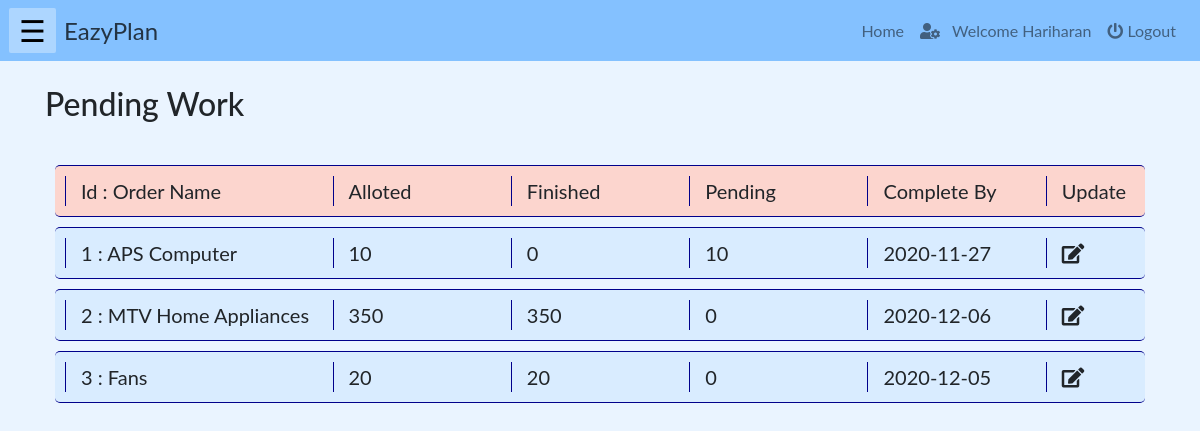
Page /php/pendingwork.php (signed in) on the earlier database version.
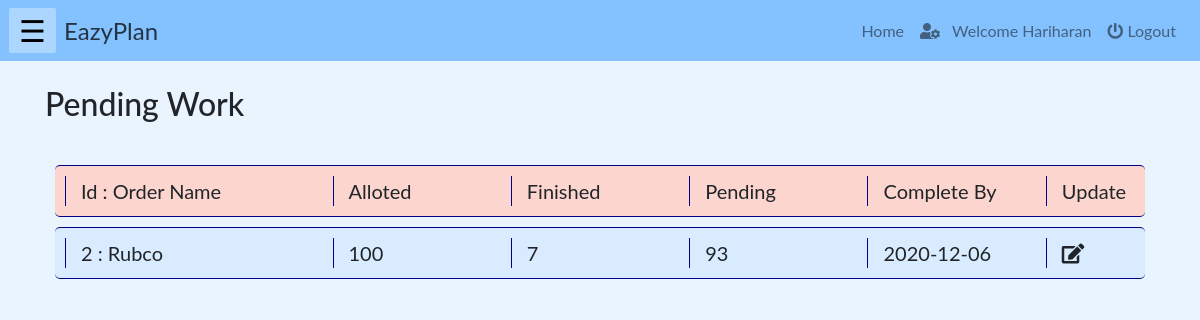
Same page on the later database version.
### tables this page shows
CREATE TABLE `workallocation` (
  `AllocID` int(11) NOT NULL,
  `WorkerID` int(11) NOT NULL,
  `OrderID` int(11) NOT NULL,
  `Quantity` int(11) NOT NULL,
  `CompleteBy` date NOT NULL
);

CREATE TABLE `allorder` (
  `orderID` int(10) NOT NULL,
  `name` varchar(100) NOT NULL,
  `description` varchar(1000) NOT NULL,
  `quantity` int(10) NOT NULL,
  `orderDate` date NOT NULL,
  `completionDate` date NOT NULL,
  `status` varchar(100) NOT NULL,
  `totalEstimatedAmt` int(100) NOT NULL,
  `advanceAmt` int(100) NOT NULL,
  `amtLeft` int(100) NOT NULL
);

CREATE TABLE `workerworkupdate` (
  `workerID` int(10) NOT NULL,
  `orderID` int(10) NOT NULL,
  `productQTY` int(30) NOT NULL,
  `updateTime` date NOT NULL DEFAULT current_timestamp(),
  `AllocID` int(11) NOT NULL
);

### php/pendingwork.php (the view, shortened to what this page needs)
<!DOCTYPE html>
<html lang="en">
    <?php
        include("../php/headLinks.php");
        if(isset($_SESSION["name"]) && ($_SESSION["role"]=='worker') ){
    ?>
    <body>
        <?php
            include("../php/navbar.php");
        ?>
        <div class="container">
        <br><h2>Pending Work</h2><br>
            <div class="row" id="heading">
                <div class="col-md-3" id="val" >Id : Order Name</div>
                <div class="col-md-2" id="val" >Alloted</div>
                <div class="col-md-2" id="val" >Finished</div>
                <div class="col-md-2" id="val" >Pending</div>
                <div class="col-md-2" id="val" >Complete By</div>
                <div class="col-md-1" id="val" >Update</div>
            </div>
            <?php
                include("../connection/config.php");
                $workerid = $_SESSION['userId'];
                $sql1 ="select w.AllocID, w.orderID, o.name as oname, w.Quantity, CompleteBy FROM workallocation w JOIN allorder o on w.orderID = o.orderID where WorkerID = $workerid";
                $requests = mysqli_query($db, $sql1);
                if (!$requests)
                {
                    printf("Error: %s\n", mysqli_error($db));
                    exit();
                }
                else{
                foreach($requests as $request)
                    {
                        $allocid = $request['AllocID'];
                        $sql2 ="select productQTY FROM workerworkupdate where WorkerID = $workerid and AllocID = $allocid";
                        $updates = mysqli_query($db, $sql2);
                        $completed = 0;
                        foreach($updates as $update)
                            $completed = $update['productQTY'];
            ?>
            <div class="row" id="item">
                <div class="col-md-3" id="val" ><?php echo $request['orderID']." : ".$request['oname']; ?></div>
                <div class="col-md-2" id="val" ><?php echo $request['Quantity']; ?></div>
                <div class="col-md-2" id="val" ><?php echo $completed; ?></div>
                <div class="col-md-2" id="val" ><?php echo $request['Quantity'] - $completed; ?></div>
                <div class="col-md-2" id="val" ><?php echo $request['CompleteBy']; ?></div>
                <div class="col-md-1" id="val" ><span class="fas fa-edit" aria-hidden="true" style="cursor:pointer;" onclick="updateWork(<?php echo $allocid; ?>);"></span></div>
            </div>
            <?php
                }
            }
            ?>
        </div>
    </body>
    <?php
        }
    else{
    echo "<h3 style='color:red'>Login to access the page...</h3>";
    echo "<a href='./login.php'>Click here to login</a>";}
    ?>
</html>

Differences in the rows shown:
no longer on this page (row edited): workallocation: OrderID "2", OrderID.name "MTV Home Appliances", Quantity "350", workerworkupdate.productQTY "350", $request['Quantity']-$completed "0", CompleteBy "2020-12-06"
removed workallocation: OrderID "3", OrderID.name "Fans", Quantity "20", workerworkupdate.productQTY "20", $request['Quantity']-$completed "0", CompleteBy "2020-12-05"
changed workallocation: OrderID "1" → "2"; OrderID.name "APS Computer" → "Rubco"; Quantity "10" → "100"; workerworkupdate.productQTY "0" → "7"; $request['Quantity']-$completed "10" → "93"; CompleteBy "2020-11-27" → "2020-12-06"
